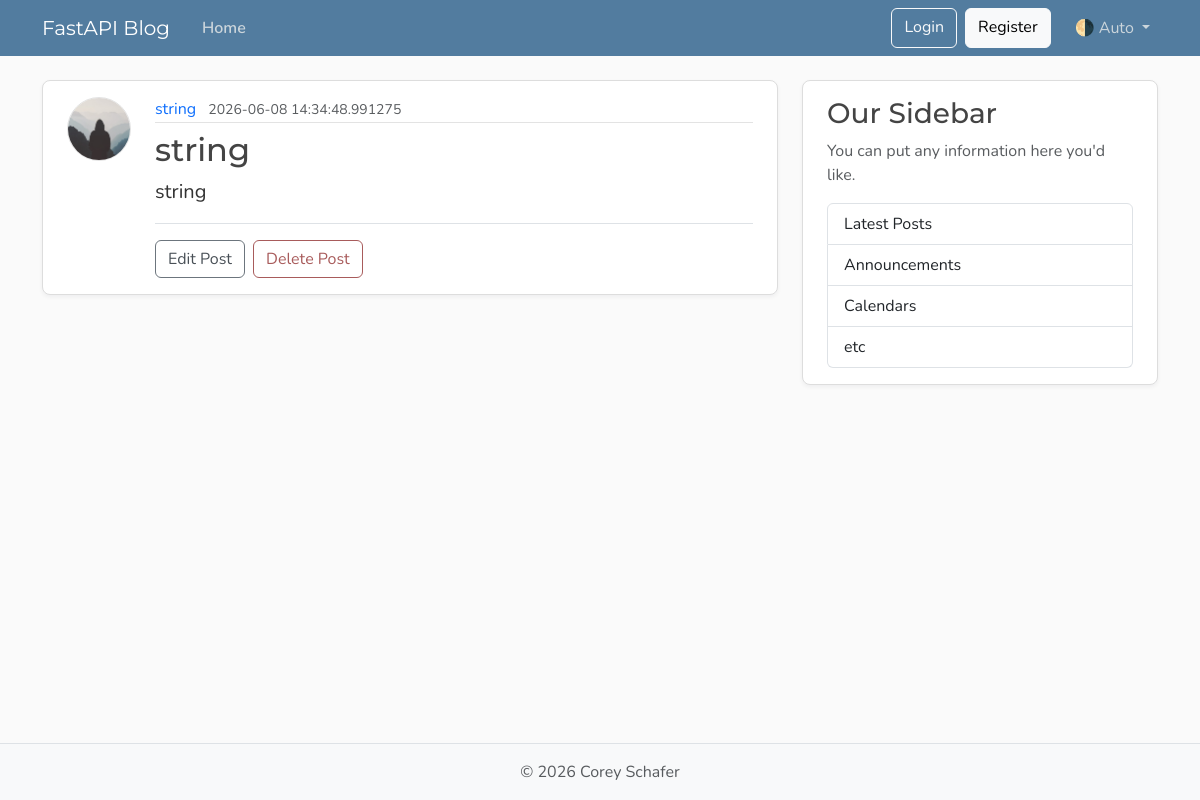
Before: /posts/1 with the older database file.
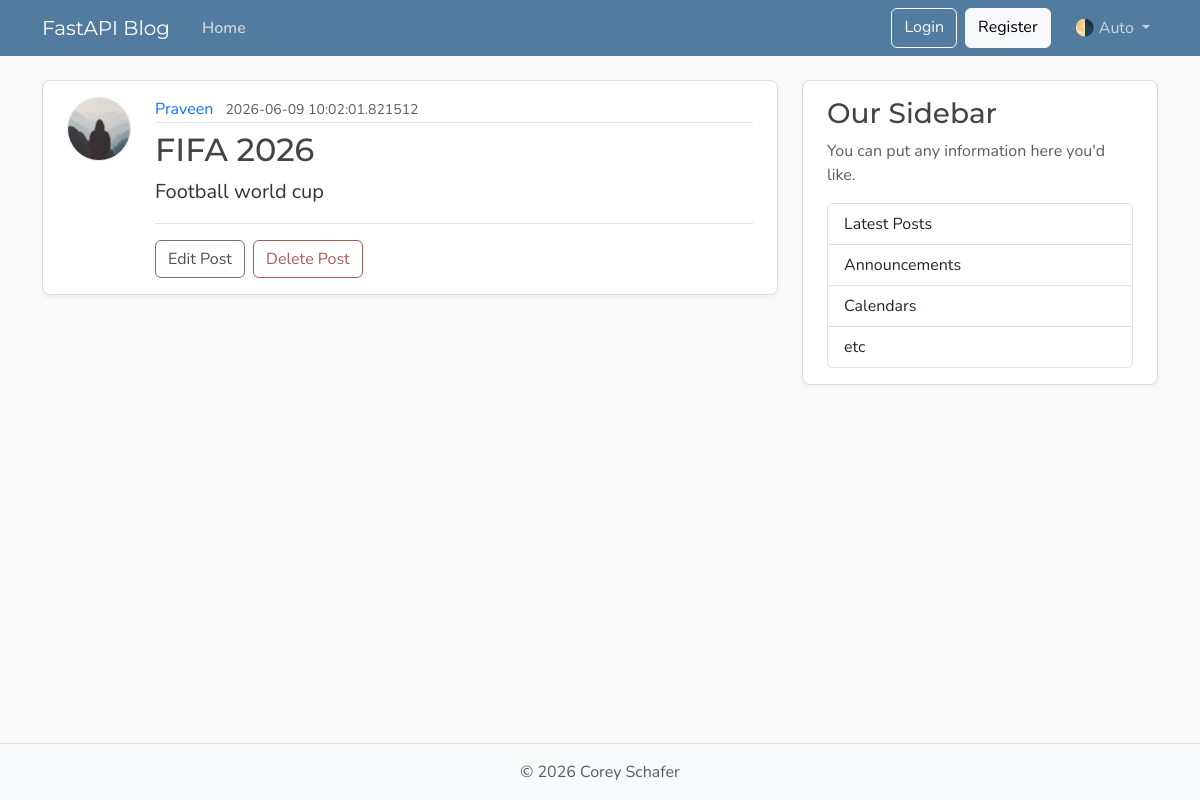
After: the same page with the newer database file.
### models.py (models this page shows, shortened)
class User(Base):
    __tablename__ = "users"
    id: Mapped[int] = mapped_column(Integer, primary_key=True, index=True)
    username: Mapped[str] = mapped_column(String(50), unique=True, nullable=False)
    email: Mapped[str] = mapped_column(String(120), unique=True, nullable=False)
    image_file: Mapped[str | None] = mapped_column(String(200), nullable=True, default=None)
    posts: Mapped[list[Post]] = relationship(
        back_populates="author",
        cascade="all, delete-orphan"
    )

class Post(Base):
    __tablename__ = "posts"
    id: Mapped[int] = mapped_column(Integer, primary_key=True, index=True)
    title: Mapped[str] = mapped_column(String(100), nullable=False)
    content: Mapped[str] = mapped_column(Text, nullable=False)
    user_id: Mapped[int] = mapped_column(
        ForeignKey("users.id"), nullable=False, index=True
    )
    date_posted: Mapped[datetime] = mapped_column(
        DateTime(timezone=True),
        default=lambda: datetime.now(UTC)
    )
    author: Mapped[User] = relationship(back_populates="posts")

### main.py (the view)
@app.get("/posts/{post_id}", include_in_schema=False, name="post_page")
def post_page(
    request: Request,
    post_id: int,
    db: Annotated[Session, Depends(get_db)],
):
    result = db.execute(
        select(models.Post)
        .options(joinedload(models.Post.author))
        .where(models.Post.id == post_id)
    )
    post = result.scalars().first()
    if not post:
        raise HTTPException(
            status_code=status.HTTP_404_NOT_FOUND,
            detail="Post not found",
        )
    return templates.TemplateResponse(
        request=request,
        name="post.html",
        context={
            "post": post,
            "title": post.title[:50],
        },
    )

### templates/post.html (shortened to what this page needs)
{% extends "layout.html" %}
{% block content %}
    <article class="content-section py-3 px-4 mb-4">
        <div class="d-flex align-items-start gap-4">
            <img class="rounded-circle article-img flex-shrink-0"
                 src="{{ post.author.image_path if post.author.image_path else url_for('static', path='profile_pics/default.jpg') }}"
                 alt="{{ post.author.username }}'s profile picture"
                 width="64"
                 height="64"
                 loading="lazy">
            <div class="flex-grow-1">
                <div class="article-metadata mb-2">
                    <a class="me-2" href="/users/{{ post.author.id }}/posts">{{ post.author.username }}</a>
                    <small class="text-body-secondary">{{ post.date_posted }}</small>
                </div>
                <h2 class="article-title">{{ post.title }}</h2>
                <p class="article-content">{{ post.content }}</p>
                <div id="postActions" class="post-actions mt-3 pt-3 border-top">
                    <button type="button"
                            class="btn btn-outline-secondary me-1"
                            data-bs-toggle="modal"
                            data-bs-target="#editModal">Edit Post</button>
                    <button type="button"
                            class="btn btn-outline-danger"
                            data-bs-toggle="modal"
                            data-bs-target="#deleteModal">Delete Post</button>
                </div>
            </div>
        </div>
    </article>
{% endblock content %}

Changed rows visible on the page:
removed User: author.username "string"
added User: author.username "Praveen"
changed Post: date_posted "2026-06-08 14:34:48.991275" → "2026-06-09 10:02:01.821512"; title "string" → "FIFA 2026"; content "string" → "Football world cup"
